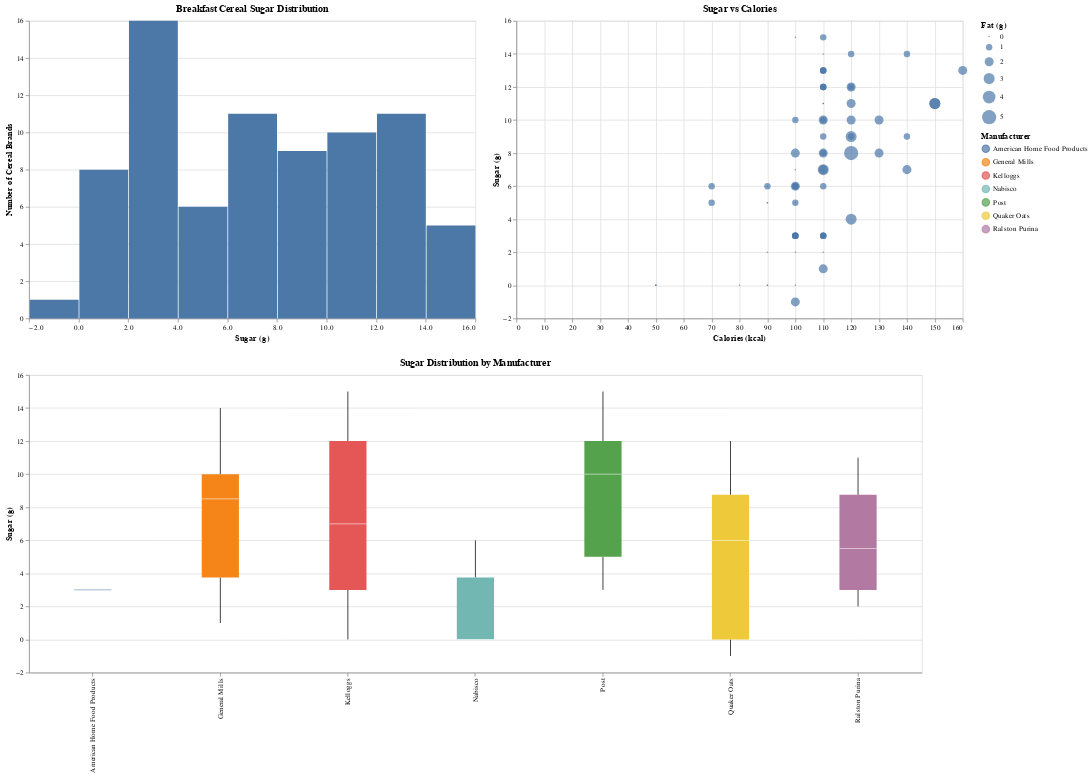

The cell this chart's notebook holds for it:
### Code cell
# By saving each of the above charts as variables, we can easily display them side by side,
# adjusting sizes as needed. 

(histo | scatter) & box.properties(width=1200)

### Figure 1 — Vega-Lite specification as saved in the notebook (floating-point values rounded to 4 significant figures)
{"config": {"view": {"continuousWidth": 400, "continuousHeight": 300}}, "vconcat": [{"hconcat": [{"mark": "bar", "encoding": {"x": {"type": "quantitative", "bin": true, "field": "sugars", "title": "Sugar (g)"}, "y": {"type": "quantitative", "aggregate": "count", "title": "Number of Cereal Brands"}}, "height": 400, "title": "Breakfast Cereal Sugar Distribution", "width": 600}, {"mark": {"type": "circle", "size": 100}, "encoding": {"size": {"type": "quantitative", "field": "fat", "legend": {"title": "Fat (g)"}}, "tooltip": {"type": "nominal", "field": "name"}, "x": {"type": "quantitative", "field": "calories", "title": "Calories (kcal)"}, "y": {"type": "quantitative", "field": "sugars", "title": "Sugar (g)"}}, "height": 400, "title": "Sugar vs Calories", "width": 600}]}, {"mark": {"type": "boxplot", "size": 50}, "encoding": {"color": {"type": "nominal", "field": "mfr_name", "legend": {"title": "Manufacturer"}}, "tooltip": {"type": "nominal", "field": "name"}, "x": {"type": "nominal", "field": "mfr_name", "title": null}, "y": {"type": "quantitative", "field": "sugars", "title": "Sugar (g)"}}, "height": 400, "title": "Sugar Distribution by Manufacturer", "width": 1200}], "data": {"name": "data-e3fa4752c4cbe075d20fd5dc066bc5a9"}, "$schema": "https://vega.github.io/schema/vega-lite/v4.8.1.json", "datasets": {"data-e3fa4752c4cbe075d20fd5dc066bc5a9": [{"name": "100% Bran", "mfr": "N", "type": "C", "calories": 70, "protein": 4, "fat": 1, "sodium": 130, "fiber": 10.0, "carbo": 5.0, "sugars": 6, "potass": 280, "vitamins": 25, "shelf": 3, "weight": 1.0, "cups": 0.33, "rating": 68.4, "mfr_name": "Nabisco"}, {"name": "100% Natural Bran", "mfr": "Q", "type": "C", "calories": 120, "protein": 3, "fat": 5, "sodium": 15, "fiber": 2.0, "carbo": 8.0, "sugars": 8, "potass": 135, "vitamins": 0, "shelf": 3, "weight": 1.0, "cups": 1.0, "rating": 33.98, "mfr_name": "Quaker Oats"}, {"name": "All-Bran", "mfr": "K", "type": "C", "calories": 70, "protein": 4, "fat": 1, "sodium": 260, "fiber": 9.0, "carbo": 7.0, "sugars": 5, "potass": 320, "vitamins": 25, "shelf": 3, "weight": 1.0, "cups": 0.33, "rating": 59.43, "mfr_name": "Kelloggs"}, {"name": "All-Bran with Extra Fiber", "mfr": "K", "type": "C", "calories": 50, "protein": 4, "fat": 0, "sodium": 140, "fiber": 14.0, "carbo": 8.0, "sugars": 0, "potass": 330, "vitamins": 25, "shelf": 3, "weight": 1.0, "cups": 0.5, "rating": 93.7, "mfr_name": "Kelloggs"}, {"name": "Almond Delight", "mfr": "R", "type": "C", "calories": 110, "protein": 2, "fat": 2, "sodium": 200, "fiber": 1.0, "carbo": 14.0, "sugars": 8, "potass": -1, "vitamins": 25, "shelf": 3, "weight": 1.0, "cups": 0.75, "rating": 34.38, "mfr_name": "Ralston Purina"}, {"name": "Apple Cinnamon Cheerios", "mfr": "G", "type": "C", "calories": 110, "protein": 2, "fat": 2, "sodium": 180, "fiber": 1.5, "carbo": 10.5, "sugars": 10, "potass": 70, "vitamins": 25, "shelf": 1, "weight": 1.0, "cups": 0.75, "rating": 29.51, "mfr_name": "General Mills"}, {"name": "Apple Jacks", "mfr": "K", "type": "C", "calories": 110, "protein": 2, "fat": 0, "sodium": 125, "fiber": 1.0, "carbo": 11.0, "sugars": 14, "potass": 30, "vitamins": 25, "shelf": 2, "weight": 1.0, "cups": 1.0, "rating": 33.17, "mfr_name": "Kelloggs"}, {"name": "Basic 4", "mfr": "G", "type": "C", "calories": 130, "protein": 3, "fat": 2, "sodium": 210, "fiber": 2.0, "carbo": 18.0, "sugars": 8, "potass": 100, "vitamins": 25, "shelf": 3, "weight": 1.33, "cups": 0.75, "rating": 37.04, "mfr_name": "General Mills"}, {"name": "Bran Chex", "mfr": "R", "type": "C", "calories": 90, "protein": 2, "fat": 1, "sodium": 200, "fiber": 4.0, "carbo": 15.0, "sugars": 6, "potass": 125, "vitamins": 25, "shelf": 1, "weight": 1.0, "cups": 0.67, "rating": 49.12, "mfr_name": "Ralston Purina"}, {"name": "Bran Flakes", "mfr": "P", "type": "C", "calories": 90, "protein": 3, "fat": 0, "sodium": 210, "fiber": 5.0, "carbo": 13.0, "sugars": 5, "potass": 190, "vitamins": 25, "shelf": 3, "weight": 1.0, "cups": 0.67, "rating": 53.31, "mfr_name": "Post"}, {"name": "Cap'n'Crunch", "mfr": "Q", "type": "C", "calories": 120, "protein": 1, "fat": 2, "sodium": 220, "fiber": 0.0, "carbo": 12.0, "sugars": 12, "potass": 35, "vitamins": 25, "shelf": 2, "weight": 1.0, "cups": 0.75, "rating": 18.04, "mfr_name": "Quaker Oats"}, {"name": "Cheerios", "mfr": "G", "type": "C", "calories": 110, "protein": 6, "fat": 2, "sodium": 290, "fiber": 2.0, "carbo": 17.0, "sugars": 1, "potass": 105, "vitamins": 25, "shelf": 1, "weight": 1.0, "cups": 1.25, "rating": 50.76, "mfr_name": "General Mills"}, {"name": "Cinnamon Toast Crunch", "mfr": "G", "type": "C", "calories": 120, "protein": 1, "fat": 3, "sodium": 210, "fiber": 0.0, "carbo": 13.0, "sugars": 9, "potass": 45, "vitamins": 25, "shelf": 2, "weight": 1.0, "cups": 0.75, "rating": 19.82, "mfr_name": "General Mills"}, {"name": "Clusters", "mfr": "G", "type": "C", "calories": 110, "protein": 3, "fat": 2, "sodium": 140, "fiber": 2.0, "carbo": 13.0, "sugars": 7, "potass": 105, "vitamins": 25, "shelf": 3, "weight": 1.0, "cups": 0.5, "rating": 40.4, "mfr_name": "General Mills"}, {"name": "Cocoa Puffs", "mfr": "G", "type": "C", "calories": 110, "protein": 1, "fat": 1, "sodium": 180, "fiber": 0.0, "carbo": 12.0, "sugars": 13, "potass": 55, "vitamins": 25, "shelf": 2, "weight": 1.0, "cups": 1.0, "rating": 22.74, "mfr_name": "General Mills"}, {"name": "Corn Chex", "mfr": "R", "type": "C", "calories": 110, "protein": 2, "fat": 0, "sodium": 280, "fiber": 0.0, "carbo": 22.0, "sugars": 3, "potass": 25, "vitamins": 25, "shelf": 1, "weight": 1.0, "cups": 1.0, "rating": 41.45, "mfr_name": "Ralston Purina"}, {"name": "Corn Flakes", "mfr": "K", "type": "C", "calories": 100, "protein": 2, "fat": 0, "sodium": 290, "fiber": 1.0, "carbo": 21.0, "sugars": 2, "potass": 35, "vitamins": 25, "shelf": 1, "weight": 1.0, "cups": 1.0, "rating": 45.86, "mfr_name": "Kelloggs"}, {"name": "Corn Pops", "mfr": "K", "type": "C", "calories": 110, "protein": 1, "fat": 0, "sodium": 90, "fiber": 1.0, "carbo": 13.0, "sugars": 12, "potass": 20, "vitamins": 25, "shelf": 2, "weight": 1.0, "cups": 1.0, "rating": 35.78, "mfr_name": "Kelloggs"}, {"name": "Count Chocula", "mfr": "G", "type": "C", "calories": 110, "protein": 1, "fat": 1, "sodium": 180, "fiber": 0.0, "carbo": 12.0, "sugars": 13, "potass": 65, "vitamins": 25, "shelf": 2, "weight": 1.0, "cups": 1.0, "rating": 22.4, "mfr_name": "General Mills"}, {"name": "Cracklin' Oat Bran", "mfr": "K", "type": "C", "calories": 110, "protein": 3, "fat": 3, "sodium": 140, "fiber": 4.0, "carbo": 10.0, "sugars": 7, "potass": 160, "vitamins": 25, "shelf": 3, "weight": 1.0, "cups": 0.5, "rating": 40.45, "mfr_name": "Kelloggs"}, {"name": "Cream of Wheat (Quick)", "mfr": "N", "type": "H", "calories": 100, "protein": 3, "fat": 0, "sodium": 80, "fiber": 1.0, "carbo": 21.0, "sugars": 0, "potass": -1, "vitamins": 0, "shelf": 2, "weight": 1.0, "cups": 1.0, "rating": 64.53, "mfr_name": "Nabisco"}, {"name": "Crispix", "mfr": "K", "type": "C", "calories": 110, "protein": 2, "fat": 0, "sodium": 220, "fiber": 1.0, "carbo": 21.0, "sugars": 3, "potass": 30, "vitamins": 25, "shelf": 3, "weight": 1.0, "cups": 1.0, "rating": 46.9, "mfr_name": "Kelloggs"}, {"name": "Crispy Wheat & Raisins", "mfr": "G", "type": "C", "calories": 100, "protein": 2, "fat": 1, "sodium": 140, "fiber": 2.0, "carbo": 11.0, "sugars": 10, "potass": 120, "vitamins": 25, "shelf": 3, "weight": 1.0, "cups": 0.75, "rating": 36.18, "mfr_name": "General Mills"}, {"name": "Double Chex", "mfr": "R", "type": "C", "calories": 100, "protein": 2, "fat": 0, "sodium": 190, "fiber": 1.0, "carbo": 18.0, "sugars": 5, "potass": 80, "vitamins": 25, "shelf": 3, "weight": 1.0, "cups": 0.75, "rating": 44.33, "mfr_name": "Ralston Purina"}, {"name": "Froot Loops", "mfr": "K", "type": "C", "calories": 110, "protein": 2, "fat": 1, "sodium": 125, "fiber": 1.0, "carbo": 11.0, "sugars": 13, "potass": 30, "vitamins": 25, "shelf": 2, "weight": 1.0, "cups": 1.0, "rating": 32.21, "mfr_name": "Kelloggs"}, {"name": "Frosted Flakes", "mfr": "K", "type": "C", "calories": 110, "protein": 1, "fat": 0, "sodium": 200, "fiber": 1.0, "carbo": 14.0, "sugars": 11, "potass": 25, "vitamins": 25, "shelf": 1, "weight": 1.0, "cups": 0.75, "rating": 31.44, "mfr_name": "Kelloggs"}, {"name": "Frosted Mini-Wheats", "mfr": "K", "type": "C", "calories": 100, "protein": 3, "fat": 0, "sodium": 0, "fiber": 3.0, "carbo": 14.0, "sugars": 7, "potass": 100, "vitamins": 25, "shelf": 2, "weight": 1.0, "cups": 0.8, "rating": 58.35, "mfr_name": "Kelloggs"}, {"name": "Fruit & Fibre Dates; Walnuts; and Oats", "mfr": "P", "type": "C", "calories": 120, "protein": 3, "fat": 2, "sodium": 160, "fiber": 5.0, "carbo": 12.0, "sugars": 10, "potass": 200, "vitamins": 25, "shelf": 3, "weight": 1.25, "cups": 0.67, "rating": 40.92, "mfr_name": "Post"}, {"name": "Fruitful Bran", "mfr": "K", "type": "C", "calories": 120, "protein": 3, "fat": 0, "sodium": 240, "fiber": 5.0, "carbo": 14.0, "sugars": 12, "potass": 190, "vitamins": 25, "shelf": 3, "weight": 1.33, "cups": 0.67, "rating": 41.02, "mfr_name": "Kelloggs"}, {"name": "Fruity Pebbles", "mfr": "P", "type": "C", "calories": 110, "protein": 1, "fat": 1, "sodium": 135, "fiber": 0.0, "carbo": 13.0, "sugars": 12, "potass": 25, "vitamins": 25, "shelf": 2, "weight": 1.0, "cups": 0.75, "rating": 28.03, "mfr_name": "Post"}, {"name": "Golden Crisp", "mfr": "P", "type": "C", "calories": 100, "protein": 2, "fat": 0, "sodium": 45, "fiber": 0.0, "carbo": 11.0, "sugars": 15, "potass": 40, "vitamins": 25, "shelf": 1, "weight": 1.0, "cups": 0.88, "rating": 35.25, "mfr_name": "Post"}, {"name": "Golden Grahams", "mfr": "G", "type": "C", "calories": 110, "protein": 1, "fat": 1, "sodium": 280, "fiber": 0.0, "carbo": 15.0, "sugars": 9, "potass": 45, "vitamins": 25, "shelf": 2, "weight": 1.0, "cups": 0.75, "rating": 23.8, "mfr_name": "General Mills"}, {"name": "Grape Nuts Flakes", "mfr": "P", "type": "C", "calories": 100, "protein": 3, "fat": 1, "sodium": 140, "fiber": 3.0, "carbo": 15.0, "sugars": 5, "potass": 85, "vitamins": 25, "shelf": 3, "weight": 1.0, "cups": 0.88, "rating": 52.08, "mfr_name": "Post"}, {"name": "Grape-Nuts", "mfr": "P", "type": "C", "calories": 110, "protein": 3, "fat": 0, "sodium": 170, "fiber": 3.0, "carbo": 17.0, "sugars": 3, "potass": 90, "vitamins": 25, "shelf": 3, "weight": 1.0, "cups": 0.25, "rating": 53.37, "mfr_name": "Post"}, {"name": "Great Grains Pecan", "mfr": "P", "type": "C", "calories": 120, "protein": 3, "fat": 3, "sodium": 75, "fiber": 3.0, "carbo": 13.0, "sugars": 4, "potass": 100, "vitamins": 25, "shelf": 3, "weight": 1.0, "cups": 0.33, "rating": 45.81, "mfr_name": "Post"}, {"name": "Honey Graham Ohs", "mfr": "Q", "type": "C", "calories": 120, "protein": 1, "fat": 2, "sodium": 220, "fiber": 1.0, "carbo": 12.0, "sugars": 11, "potass": 45, "vitamins": 25, "shelf": 2, "weight": 1.0, "cups": 1.0, "rating": 21.87, "mfr_name": "Quaker Oats"}, {"name": "Honey Nut Cheerios", "mfr": "G", "type": "C", "calories": 110, "protein": 3, "fat": 1, "sodium": 250, "fiber": 1.5, "carbo": 11.5, "sugars": 10, "potass": 90, "vitamins": 25, "shelf": 1, "weight": 1.0, "cups": 0.75, "rating": 31.07, "mfr_name": "General Mills"}, {"name": "Honey-comb", "mfr": "P", "type": "C", "calories": 110, "protein": 1, "fat": 0, "sodium": 180, "fiber": 0.0, "carbo": 14.0, "sugars": 11, "potass": 35, "vitamins": 25, "shelf": 1, "weight": 1.0, "cups": 1.33, "rating": 28.74, "mfr_name": "Post"}, {"name": "Just Right Crunchy  Nuggets", "mfr": "K", "type": "C", "calories": 110, "protein": 2, "fat": 1, "sodium": 170, "fiber": 1.0, "carbo": 17.0, "sugars": 6, "potass": 60, "vitamins": 100, "shelf": 3, "weight": 1.0, "cups": 1.0, "rating": 36.52, "mfr_name": "Kelloggs"}, {"name": "Just Right Fruit & Nut", "mfr": "K", "type": "C", "calories": 140, "protein": 3, "fat": 1, "sodium": 170, "fiber": 2.0, "carbo": 20.0, "sugars": 9, "potass": 95, "vitamins": 100, "shelf": 3, "weight": 1.3, "cups": 0.75, "rating": 36.47, "mfr_name": "Kelloggs"}, {"name": "Kix", "mfr": "G", "type": "C", "calories": 110, "protein": 2, "fat": 1, "sodium": 260, "fiber": 0.0, "carbo": 21.0, "sugars": 3, "potass": 40, "vitamins": 25, "shelf": 2, "weight": 1.0, "cups": 1.5, "rating": 39.24, "mfr_name": "General Mills"}, {"name": "Life", "mfr": "Q", "type": "C", "calories": 100, "protein": 4, "fat": 2, "sodium": 150, "fiber": 2.0, "carbo": 12.0, "sugars": 6, "potass": 95, "vitamins": 25, "shelf": 2, "weight": 1.0, "cups": 0.67, "rating": 45.33, "mfr_name": "Quaker Oats"}, {"name": "Lucky Charms", "mfr": "G", "type": "C", "calories": 110, "protein": 2, "fat": 1, "sodium": 180, "fiber": 0.0, "carbo": 12.0, "sugars": 12, "potass": 55, "vitamins": 25, "shelf": 2, "weight": 1.0, "cups": 1.0, "rating": 26.73, "mfr_name": "General Mills"}, {"name": "Maypo", "mfr": "A", "type": "H", "calories": 100, "protein": 4, "fat": 1, "sodium": 0, "fiber": 0.0, "carbo": 16.0, "sugars": 3, "potass": 95, "vitamins": 25, "shelf": 2, "weight": 1.0, "cups": 1.0, "rating": 54.85, "mfr_name": "American Home Food Products"}, {"name": "Muesli Raisins; Dates; & Almonds", "mfr": "R", "type": "C", "calories": 150, "protein": 4, "fat": 3, "sodium": 95, "fiber": 3.0, "carbo": 16.0, "sugars": 11, "potass": 170, "vitamins": 25, "shelf": 3, "weight": 1.0, "cups": 1.0, "rating": 37.14, "mfr_name": "Ralston Purina"}, {"name": "Muesli Raisins; Peaches; & Pecans", "mfr": "R", "type": "C", "calories": 150, "protein": 4, "fat": 3, "sodium": 150, "fiber": 3.0, "carbo": 16.0, "sugars": 11, "potass": 170, "vitamins": 25, "shelf": 3, "weight": 1.0, "cups": 1.0, "rating": 34.14, "mfr_name": "Ralston Purina"}, {"name": "Mueslix Crispy Blend", "mfr": "K", "type": "C", "calories": 160, "protein": 3, "fat": 2, "sodium": 150, "fiber": 3.0, "carbo": 17.0, "sugars": 13, "potass": 160, "vitamins": 25, "shelf": 3, "weight": 1.5, "cups": 0.67, "rating": 30.31, "mfr_name": "Kelloggs"}, {"name": "Multi-Grain Cheerios", "mfr": "G", "type": "C", "calories": 100, "protein": 2, "fat": 1, "sodium": 220, "fiber": 2.0, "carbo": 15.0, "sugars": 6, "potass": 90, "vitamins": 25, "shelf": 1, "weight": 1.0, "cups": 1.0, "rating": 40.11, "mfr_name": "General Mills"}, {"name": "Nut&Honey Crunch", "mfr": "K", "type": "C", "calories": 120, "protein": 2, "fat": 1, "sodium": 190, "fiber": 0.0, "carbo": 15.0, "sugars": 9, "potass": 40, "vitamins": 25, "shelf": 2, "weight": 1.0, "cups": 0.67, "rating": 29.92, "mfr_name": "Kelloggs"}, {"name": "Nutri-Grain Almond-Raisin", "mfr": "K", "type": "C", "calories": 140, "protein": 3, "fat": 2, "sodium": 220, "fiber": 3.0, "carbo": 21.0, "sugars": 7, "potass": 130, "vitamins": 25, "shelf": 3, "weight": 1.33, "cups": 0.67, "rating": 40.69, "mfr_name": "Kelloggs"}, {"name": "Nutri-grain Wheat", "mfr": "K", "type": "C", "calories": 90, "protein": 3, "fat": 0, "sodium": 170, "fiber": 3.0, "carbo": 18.0, "sugars": 2, "potass": 90, "vitamins": 25, "shelf": 3, "weight": 1.0, "cups": 1.0, "rating": 59.64, "mfr_name": "Kelloggs"}, {"name": "Oatmeal Raisin Crisp", "mfr": "G", "type": "C", "calories": 130, "protein": 3, "fat": 2, "sodium": 170, "fiber": 1.5, "carbo": 13.5, "sugars": 10, "potass": 120, "vitamins": 25, "shelf": 3, "weight": 1.25, "cups": 0.5, "rating": 30.45, "mfr_name": "General Mills"}, {"name": "Post Nat. Raisin Bran", "mfr": "P", "type": "C", "calories": 120, "protein": 3, "fat": 1, "sodium": 200, "fiber": 6.0, "carbo": 11.0, "sugars": 14, "potass": 260, "vitamins": 25, "shelf": 3, "weight": 1.33, "cups": 0.67, "rating": 37.84, "mfr_name": "Post"}, {"name": "Product 19", "mfr": "K", "type": "C", "calories": 100, "protein": 3, "fat": 0, "sodium": 320, "fiber": 1.0, "carbo": 20.0, "sugars": 3, "potass": 45, "vitamins": 100, "shelf": 3, "weight": 1.0, "cups": 1.0, "rating": 41.5, "mfr_name": "Kelloggs"}, {"name": "Puffed Rice", "mfr": "Q", "type": "C", "calories": 50, "protein": 1, "fat": 0, "sodium": 0, "fiber": 0.0, "carbo": 13.0, "sugars": 0, "potass": 15, "vitamins": 0, "shelf": 3, "weight": 0.5, "cups": 1.0, "rating": 60.76, "mfr_name": "Quaker Oats"}, {"name": "Puffed Wheat", "mfr": "Q", "type": "C", "calories": 50, "protein": 2, "fat": 0, "sodium": 0, "fiber": 1.0, "carbo": 10.0, "sugars": 0, "potass": 50, "vitamins": 0, "shelf": 3, "weight": 0.5, "cups": 1.0, "rating": 63.01, "mfr_name": "Quaker Oats"}, {"name": "Quaker Oat Squares", "mfr": "Q", "type": "C", "calories": 100, "protein": 4, "fat": 1, "sodium": 135, "fiber": 2.0, "carbo": 14.0, "sugars": 6, "potass": 110, "vitamins": 25, "shelf": 3, "weight": 1.0, "cups": 0.5, "rating": 49.51, "mfr_name": "Quaker Oats"}, {"name": "Quaker Oatmeal", "mfr": "Q", "type": "H", "calories": 100, "protein": 5, "fat": 2, "sodium": 0, "fiber": 2.7, "carbo": -1.0, "sugars": -1, "potass": 110, "vitamins": 0, "shelf": 1, "weight": 1.0, "cups": 0.67, "rating": 50.83, "mfr_name": "Quaker Oats"}, {"name": "Raisin Bran", "mfr": "K", "type": "C", "calories": 120, "protein": 3, "fat": 1, "sodium": 210, "fiber": 5.0, "carbo": 14.0, "sugars": 12, "potass": 240, "vitamins": 25, "shelf": 2, "weight": 1.33, "cups": 0.75, "rating": 39.26, "mfr_name": "Kelloggs"}, {"name": "Raisin Nut Bran", "mfr": "G", "type": "C", "calories": 100, "protein": 3, "fat": 2, "sodium": 140, "fiber": 2.5, "carbo": 10.5, "sugars": 8, "potass": 140, "vitamins": 25, "shelf": 3, "weight": 1.0, "cups": 0.5, "rating": 39.7, "mfr_name": "General Mills"}, {"name": "Raisin Squares", "mfr": "K", "type": "C", "calories": 90, "protein": 2, "fat": 0, "sodium": 0, "fiber": 2.0, "carbo": 15.0, "sugars": 6, "potass": 110, "vitamins": 25, "shelf": 3, "weight": 1.0, "cups": 0.5, "rating": 55.33, "mfr_name": "Kelloggs"}, {"name": "Rice Chex", "mfr": "R", "type": "C", "calories": 110, "protein": 1, "fat": 0, "sodium": 240, "fiber": 0.0, "carbo": 23.0, "sugars": 2, "potass": 30, "vitamins": 25, "shelf": 1, "weight": 1.0, "cups": 1.13, "rating": 42.0, "mfr_name": "Ralston Purina"}, {"name": "Rice Krispies", "mfr": "K", "type": "C", "calories": 110, "protein": 2, "fat": 0, "sodium": 290, "fiber": 0.0, "carbo": 22.0, "sugars": 3, "potass": 35, "vitamins": 25, "shelf": 1, "weight": 1.0, "cups": 1.0, "rating": 40.56, "mfr_name": "Kelloggs"}, {"name": "Shredded Wheat", "mfr": "N", "type": "C", "calories": 80, "protein": 2, "fat": 0, "sodium": 0, "fiber": 3.0, "carbo": 16.0, "sugars": 0, "potass": 95, "vitamins": 0, "shelf": 1, "weight": 0.83, "cups": 1.0, "rating": 68.24, "mfr_name": "Nabisco"}, {"name": "Shredded Wheat 'n'Bran", "mfr": "N", "type": "C", "calories": 90, "protein": 3, "fat": 0, "sodium": 0, "fiber": 4.0, "carbo": 19.0, "sugars": 0, "potass": 140, "vitamins": 0, "shelf": 1, "weight": 1.0, "cups": 0.67, "rating": 74.47, "mfr_name": "Nabisco"}, {"name": "Shredded Wheat spoon size", "mfr": "N", "type": "C", "calories": 90, "protein": 3, "fat": 0, "sodium": 0, "fiber": 3.0, "carbo": 20.0, "sugars": 0, "potass": 120, "vitamins": 0, "shelf": 1, "weight": 1.0, "cups": 0.67, "rating": 72.8, "mfr_name": "Nabisco"}, {"name": "Smacks", "mfr": "K", "type": "C", "calories": 110, "protein": 2, "fat": 1, "sodium": 70, "fiber": 1.0, "carbo": 9.0, "sugars": 15, "potass": 40, "vitamins": 25, "shelf": 2, "weight": 1.0, "cups": 0.75, "rating": 31.23, "mfr_name": "Kelloggs"}, {"name": "Special K", "mfr": "K", "type": "C", "calories": 110, "protein": 6, "fat": 0, "sodium": 230, "fiber": 1.0, "carbo": 16.0, "sugars": 3, "potass": 55, "vitamins": 25, "shelf": 1, "weight": 1.0, "cups": 1.0, "rating": 53.13, "mfr_name": "Kelloggs"}, {"name": "Strawberry Fruit Wheats", "mfr": "N", "type": "C", "calories": 90, "protein": 2, "fat": 0, "sodium": 15, "fiber": 3.0, "carbo": 15.0, "sugars": 5, "potass": 90, "vitamins": 25, "shelf": 2, "weight": 1.0, "cups": 1.0, "rating": 59.36, "mfr_name": "Nabisco"}, {"name": "Total Corn Flakes", "mfr": "G", "type": "C", "calories": 110, "protein": 2, "fat": 1, "sodium": 200, "fiber": 0.0, "carbo": 21.0, "sugars": 3, "potass": 35, "vitamins": 100, "shelf": 3, "weight": 1.0, "cups": 1.0, "rating": 38.84, "mfr_name": "General Mills"}, {"name": "Total Raisin Bran", "mfr": "G", "type": "C", "calories": 140, "protein": 3, "fat": 1, "sodium": 190, "fiber": 4.0, "carbo": 15.0, "sugars": 14, "potass": 230, "vitamins": 100, "shelf": 3, "weight": 1.5, "cups": 1.0, "rating": 28.59, "mfr_name": "General Mills"}, {"name": "Total Whole Grain", "mfr": "G", "type": "C", "calories": 100, "protein": 3, "fat": 1, "sodium": 200, "fiber": 3.0, "carbo": 16.0, "sugars": 3, "potass": 110, "vitamins": 100, "shelf": 3, "weight": 1.0, "cups": 1.0, "rating": 46.66, "mfr_name": "General Mills"}, {"name": "Triples", "mfr": "G", "type": "C", "calories": 110, "protein": 2, "fat": 1, "sodium": 250, "fiber": 0.0, "carbo": 21.0, "sugars": 3, "potass": 60, "vitamins": 25, "shelf": 3, "weight": 1.0, "cups": 0.75, "rating": 39.11, "mfr_name": "General Mills"}, {"name": "Trix", "mfr": "G", "type": "C", "calories": 110, "protein": 1, "fat": 1, "sodium": 140, "fiber": 0.0, "carbo": 13.0, "sugars": 12, "potass": 25, "vitamins": 25, "shelf": 2, "weight": 1.0, "cups": 1.0, "rating": 27.75, "mfr_name": "General Mills"}, {"name": "Wheat Chex", "mfr": "R", "type": "C", "calories": 100, "protein": 3, "fat": 1, "sodium": 230, "fiber": 3.0, "carbo": 17.0, "sugars": 3, "potass": 115, "vitamins": 25, "shelf": 1, "weight": 1.0, "cups": 0.67, "rating": 49.79, "mfr_name": "Ralston Purina"}, {"name": "Wheaties", "mfr": "G", "type": "C", "calories": 100, "protein": 3, "fat": 1, "sodium": 200, "fiber": 3.0, "carbo": 17.0, "sugars": 3, "potass": 110, "vitamins": 25, "shelf": 1, "weight": 1.0, "cups": 1.0, "rating": 51.59, "mfr_name": "General Mills"}, {"name": "Wheaties Honey Gold", "mfr": "G", "type": "C", "calories": 110, "protein": 2, "fat": 1, "sodium": 200, "fiber": 1.0, "carbo": 16.0, "sugars": 8, "potass": 60, "vitamins": 25, "shelf": 1, "weight": 1.0, "cups": 0.75, "rating": 36.19, "mfr_name": "General Mills"}]}}
